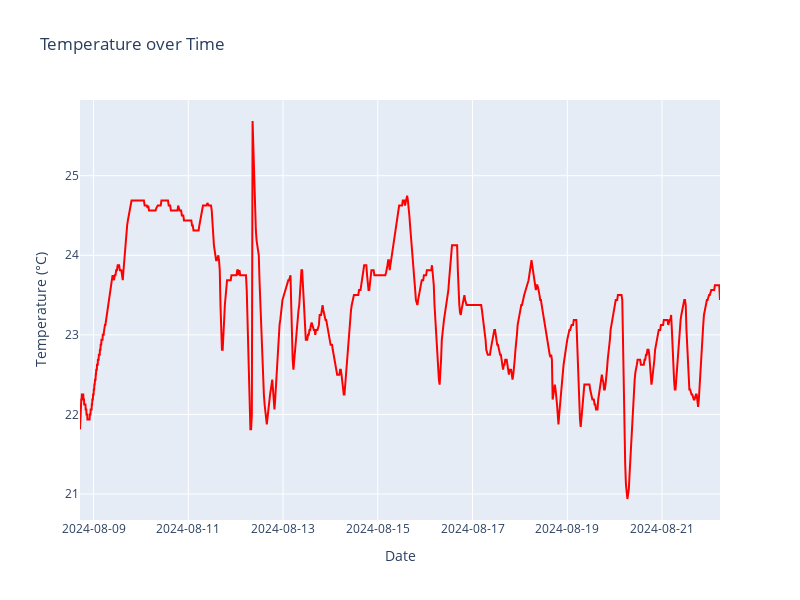

This figure's notebook cell:
### Code cell
fig3 = go.Figure()

# Add temperature trace
fig3.add_trace(go.Scatter(x=df['ts'], y=df['temperature'], mode='lines', name='Temperature', line=dict(color='red')))

# Update layout for the temperature plot
fig3.update_layout(
    title='Temperature over Time',
    xaxis_title='Date',
    yaxis_title='Temperature (°C)',
    xaxis_tickformat='%Y-%m-%d',
    height=600,
    width=800
)

fig3.show()

### Figure 1 — Plotly figure (JSON) as saved in the notebook; plotly's stock layout.template omitted (floating-point values rounded to 4 significant figures; data arrays with more than 128 entries replaced by an {"elided": "..."} marker saying what was removed)
{"data": [{"line": {"color": "red"}, "mode": "lines", "name": "Temperature", "type": "scatter", "x": {"elided": "962 str values"}, "y": {"elided": "962 float values"}}], "layout": {"height": 600, "title": {"text": "Temperature over Time"}, "width": 800, "xaxis": {"tickformat": "%Y-%m-%d", "title": {"text": "Date"}}, "yaxis": {"title": {"text": "Temperature (°C)"}}}}
